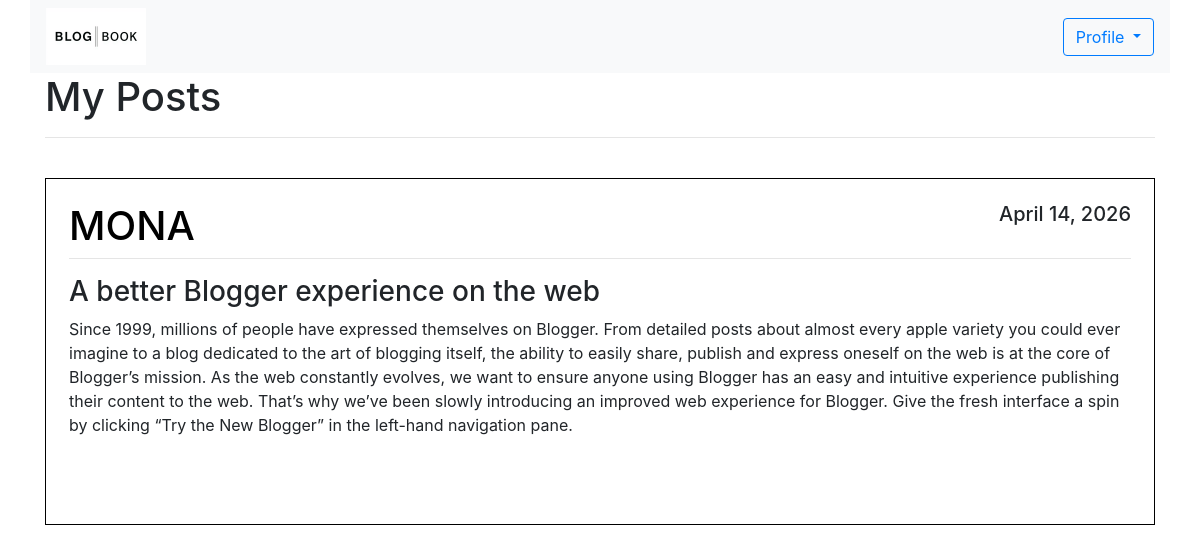
Page /myposts/ (signed in) on the committed database.
### blog/models.py (models this page shows, shortened)
class Post(models.Model):
    title = models.CharField(max_length=200)
    content = models.TextField()
    date_posted = models.DateTimeField(default = timezone.now)
    author = models.ForeignKey(User, on_delete=models.CASCADE)

### blog/views.py (the view)
# urls.py: path('myposts/', views.myposts),
def myposts(request):
    context = {
        'posts': Post.objects.filter(author=request.user)
    }
    return render(request, 'blog/mypost.html', context)

### blog/templates/blog/mypost.html (shortened to what this page needs)
{% extends 'blog/base.html' %}
{% block content %}
{% load static %}
<div class="container custom-container">
    <nav class="navbar navbar-expand-lg navbar-light bg-light w-100" >
        <div class="collapse navbar-collapse" id="navbarSupportedContent">
            <ul class="navbar-nav mr-auto ">
                <li><a href="/home"><img src="{% static 'image/logo1.png' %}" alt="" style="width: 100px;"></a></li>
            </ul>
            <form class="form-inline my-2 my-lg-0">
                <div class="dropdown">
                    <button class="btn btn-outline-primary dropdown-toggle" type="button" id="dropdownMenuButton" data-toggle="dropdown" aria-haspopup="true" aria-expanded="false">
                      Profile
                    </button>
                  </div>
            </form>
        </div>
    </nav>
    <div class="container custom-container" style="max-width: 1350px; ">
        <h1 class="fw-bolder"> My Posts</h1>
        <hr><br>
        {% for post in posts %}
        <article class="media content-section">
            <div class="media-body" style="border: 1px solid black; padding: 23px; margin-bottom: 10px;">
                <div class="article-metadata">
                    <h1 class="text-uppercase" style="text-align:left;float:left; color: #000000;">{{ post.author }}</h1>
                    <h5 style="text-align:right;float:right;">{{ post.date_posted|date:"F d, Y" }}</h5>
                    <hr style="clear:both;" />
                </div>
                <h3>{{ post.title }}</h3>
                <p class="article-content">{{ post.content }}</p>
                <br><br>
            </div>
        </article>
        {% endfor %}
    </div>
</div>
{% endblock %}

### blog/templates/blog/base.html (style rules this page uses)
.custom-container { max-width: 1200px; margin: 0 auto; }

### rows in the picture
Post: author "MONA", date_posted "April 14, 2026", title "A better Blogger experience on the web", content "Since 1999, millions of people have expressed themselves on Blogger. From detailed posts about almost every apple variety you could ever imagine to a blog dedicated to the art of blogging itself, the ability to easily share, publish and express oneself on the web is at the core of Blogger’s mission. As the web constantly evolves, we want to ensure anyone using Blogger has an easy and intuitive experience publishing their content to the web. That’s why we’ve been slowly introducing an improved web experience for Blogger. Give the fresh interface a spin by clicking “Try the New Blogger” in the left-hand navigation pane."
